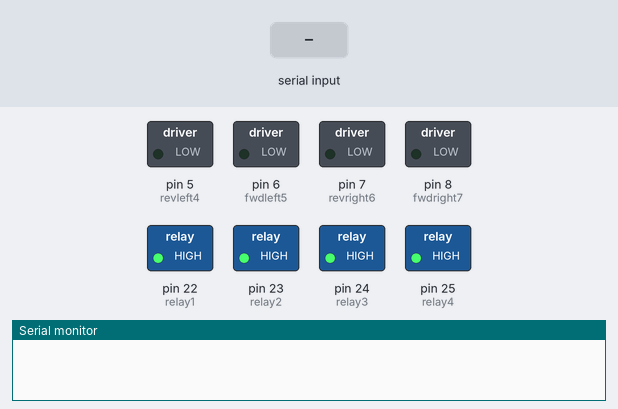
Bench run of a sketch on a simulated Arduino Mega 2560, built with avr-gcc and run on an emulated ATmega2560. Parts: switched loads named in the sketch (green lamp = pin HIGH), the last lines printed to the serial monitor. Inputs (shaded band) come from the test bench.

Above: at 1.2 s.
1.3 s: "H" received over Serial
At 2.1 s:
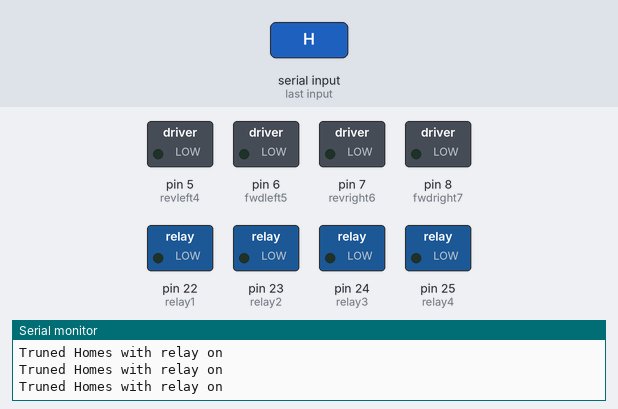
2.8 s: "r" received over Serial
At 3.8 s:
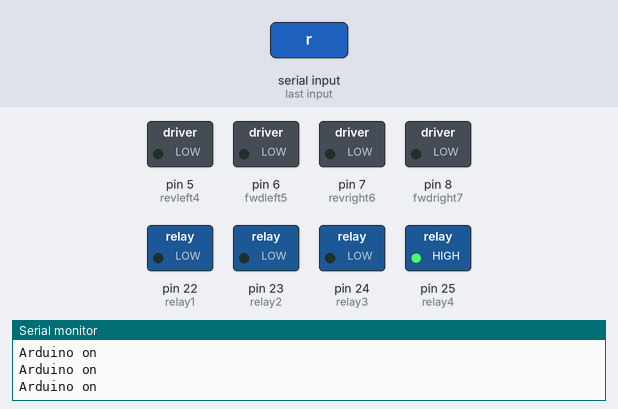
4.3 s: byte 83 (83) received over Serial
At 4.9 s:
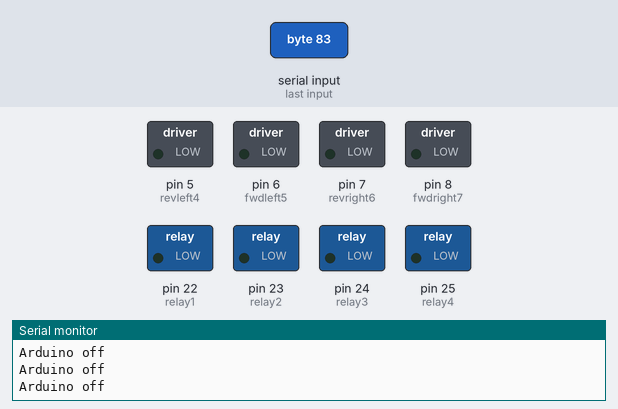
11.2 s: "R" received over Serial
At 11.7 s:
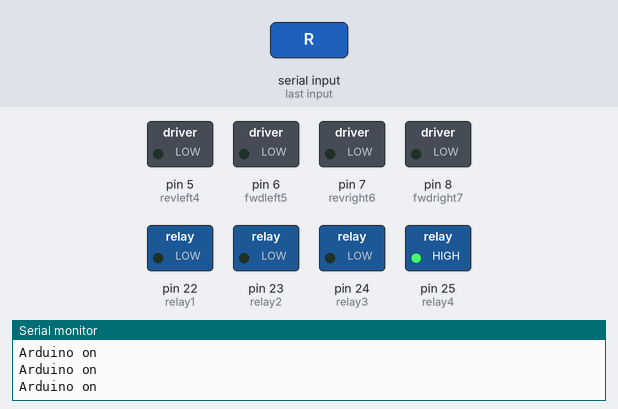
Timing chart, 0 to 14.2 s (numbered marks = the images above; inputs shaded):
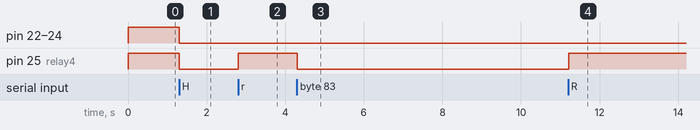

Measured:
- after the input at 1.3 s, pin 22 (relay1), pin 23 (relay2), pin 24 (relay3), pin 25 (relay4): HIGH → LOW at once
- after the input at 2.8 s, pin 25 (relay4): LOW → HIGH at once
- after the input at 4.3 s, pin 25 (relay4): HIGH → LOW at once
- after the input at 11.2 s, pin 25 (relay4): LOW → HIGH at once

The sketch:

the_rescuar_code.ino
```cpp
//Relay
const int relay1 = 22;
const int relay2 = 23;
const int relay3 = 24;
const int relay4 = 25;
//Ultra
const int trigPin = 2;
const int echoPin = 3;
//Car
const int revleft4 = 5;
const int fwdleft5 = 6;
const int revright6 = 7;
const int fwdright7 = 8;
const int buzzer = 9;
const int led1 = 26;
const int led2 = 27;
const int led3 = 28;
const int led4 = 29;
const int led5 = 30;
const int led6 = 31;
const int led7 = 32;
const int led8 = 33;
const int led9 = 34;
const int led10 = 35;
const int led11 = 36;
const int led12 = 37;
int incoming_value;
int distance, duration;
int data;
void voltage_cur() {
  unsigned int x = 0;
  float AcsValue = 0.0, Samples = 0.0, AvgAcs = 0.0, AcsValueF = 0.0, I = 3;
  int battery = 27;

  for (int x = 0; x < 150; x++) {
    AcsValue = analogRead(A0);
    Samples = Samples + AcsValue;
    delay (3);
  }
  AvgAcs = Samples / 150.0;
  AcsValueF = (2.5 - (AvgAcs * (5.0 / 1024.0)) ) / 0.100;
  AcsValueF = AcsValueF - 2.5;
  float power = AcsValueF * I;
  float efficiency = power / battery;
  Serial.println("efficiency is: 98.8");
  Serial.print(efficiency * 100);
  delay(50);
}
void car_move()
{
    digitalWrite(trigPin, LOW);
  delayMicroseconds(2);
  digitalWrite(trigPin, HIGH);     // send waves for 10 us
  delayMicroseconds(10);
  duration = pulseIn(echoPin, HIGH); // receive reflected waves
  distance = duration / 58.2;   // convert to distance
  delay(10);
    // If you dont get proper movements of your robot then alter the pin numbers
  if (distance > 19)
  {
    digitalWrite(fwdright7, HIGH);                    // move forward
    digitalWrite(revright6, LOW);
    digitalWrite(fwdleft5, HIGH);
    digitalWrite(revleft4, LOW);
  }

  if (distance < 18)
  {
    digitalWrite(fwdright7, LOW);  //Stop
    digitalWrite(revright6, LOW);
    digitalWrite(fwdleft5, LOW);
    digitalWrite(revleft4, LOW);
    delay(500);
    tone(buzzer,1000);
    digitalWrite(fwdright7, LOW);      //movebackword
    digitalWrite(revright6, HIGH);
    digitalWrite(fwdleft5, LOW);
    digitalWrite(revleft4, HIGH);
    delay(500);
    tone(buzzer,2000);
    digitalWrite(fwdright7, LOW);  //Stop
    digitalWrite(revright6, LOW);
    digitalWrite(fwdleft5, LOW);
    digitalWrite(revleft4, LOW);
    delay(100);
    tone(buzzer,2000);
    digitalWrite(fwdright7, HIGH);
    digitalWrite(revright6, LOW);
    digitalWrite(revleft4, LOW);
    digitalWrite(fwdleft5, LOW);
    delay(500);
  }
}
void setup() {
  Serial.begin(9600); //SerialBegin
  //Relay
  pinMode(relay1, OUTPUT);
  pinMode(relay2, OUTPUT);
  pinMode(relay3, OUTPUT);
  pinMode(relay4, OUTPUT);
  //Car
  pinMode(revleft4, OUTPUT);
  pinMode(fwdleft5, OUTPUT);
  pinMode(revright6, OUTPUT);
  pinMode(fwdright7, OUTPUT);
  pinMode(trigPin, OUTPUT);
  pinMode(echoPin, INPUT);
  digitalWrite(relay1, HIGH);
  digitalWrite(relay2, HIGH);
  digitalWrite(relay3, HIGH);
  digitalWrite(relay4, HIGH);
}

void loop() {
  if (Serial.available() > 0) {
    data = Serial.read();
  }
  if (data == 72 || data == 104) {
    digitalWrite(relay1, LOW);
    digitalWrite(relay2, LOW);
    digitalWrite(relay3, LOW);
    digitalWrite(relay4, LOW);
    Serial.println("Truned Homes with relay on");
  } else if (data == 79 || data == 111) {
    digitalWrite(relay1, HIGH);
    digitalWrite(relay2, HIGH);
    digitalWrite(relay3, HIGH);
    digitalWrite(relay4, HIGH);
    Serial.println("Truned Homes with relay off");
  } else if (data == 114 || data == 82) {
    for (int i = 25; i <= 36; i++) {//r
      digitalWrite(i, HIGH);
    }
    Serial.println("Arduino on");
  } else if (data == 83 || data == 115) {//s
    for (int i = 25; i <= 36; i++) {
      digitalWrite(i, LOW);
    }
     Serial.println("Arduino off");
  } else if (data == 77 || data == 109) {
    voltage_cur();
  }
}
```
